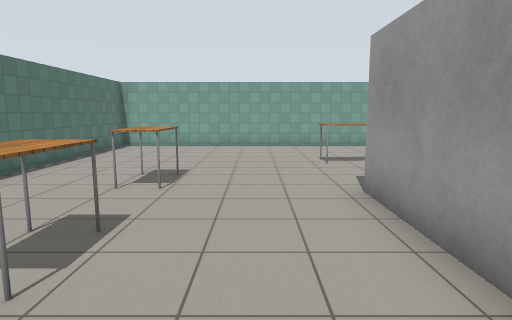
View 1 (above)

16 first-person views from a walk through a Gazebo world. The camera is 1.3 m above the floor, tilts 8° down and sees 75° across. The floor is counted in squares, 1 m on a side. Each view is taken from the middle of a square. On the plan, view 1 faces up. The plan holds only what a view shows up to about 14 squares ahead; the rest is blank. The place goes on beyond the plan. Gazebo's built-in surfaces are drawn with simple patterns.

View 2
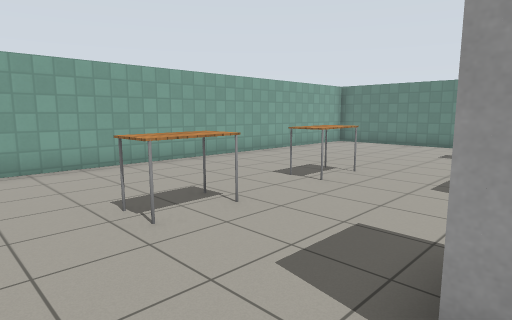

View 3
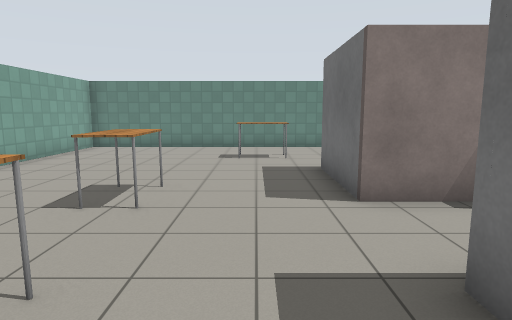

View 4
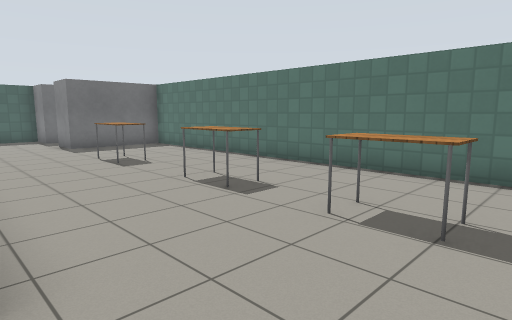

View 5
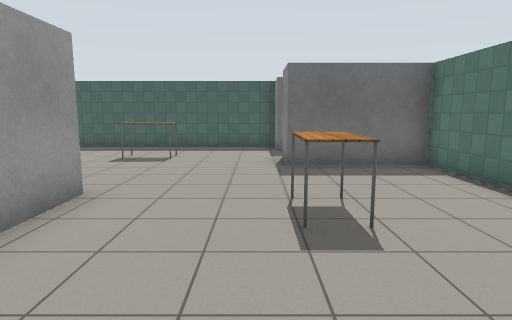

View 6
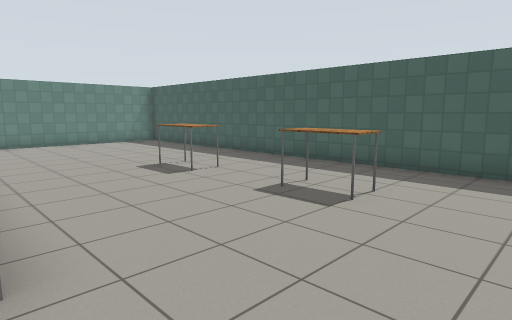

View 7
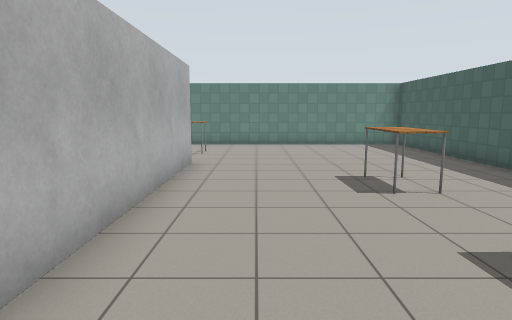

View 8
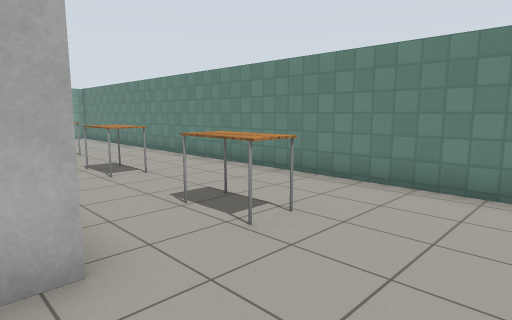

View 9
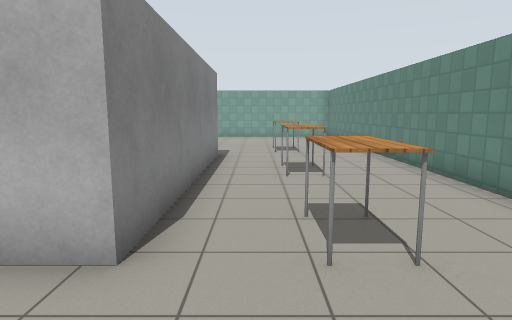

View 10
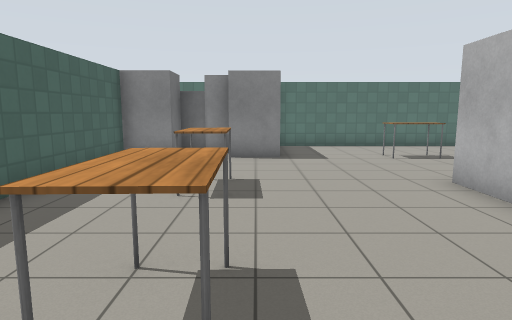

View 11
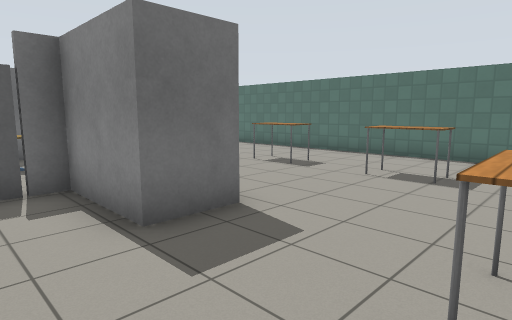

View 12
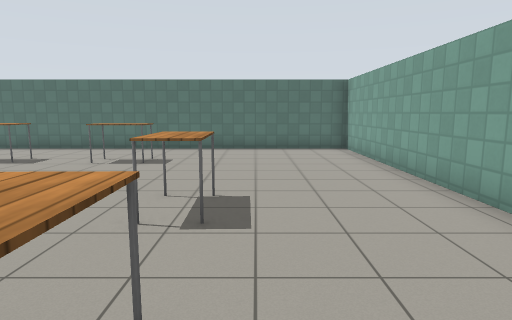

View 13
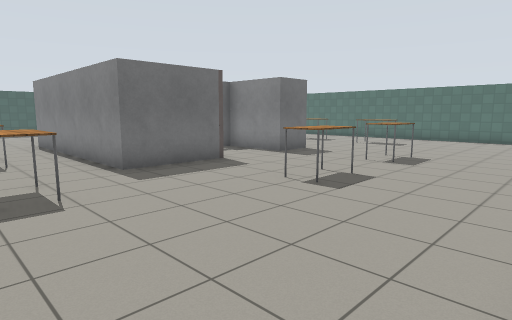

View 14
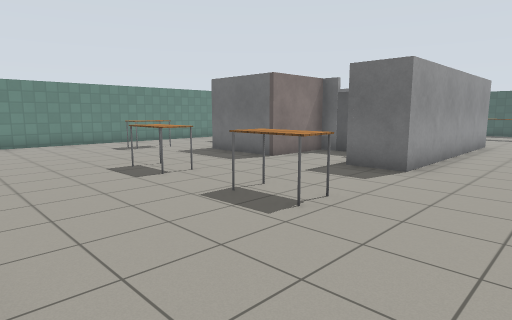

View 15
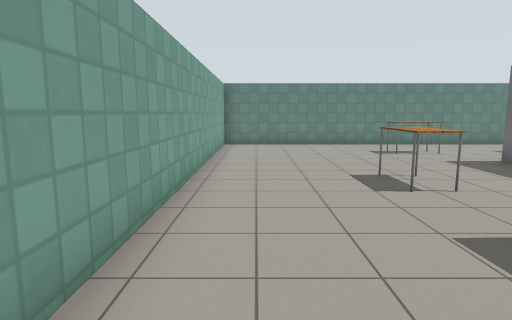

View 16
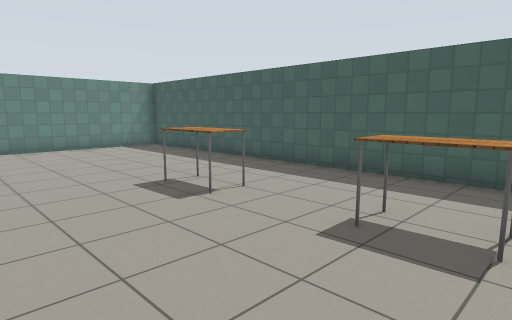

### Floor plan
Points are (right, up) in squares from view 1. A wall is a line through its corners. A room is listed if a view was taken in it or the views show most of it. See-through windows are left out.
Room 1 (views 1, 2, 3, 4, 5, 6, 7, 8, 9, 10, 11, 12, 13, 14, 15, 16)
walls: (5.8, 2.9) (5.8, 5.5) (8.8, 5.5) (8.8, -2.3) (1.8, -2.3) (1.8, 5.5) (3.3, 5.5) (3.3, 2.9) (4, 2.9); (-2.5, -8.5) (-1.8, -8.5) (-1.8, -9.9) (13.9, -9.9) (13.9, 13.3) (-5.3, 13.3) (-5.3, -5.3) (-1.8, -5.3) (-1.8, -6.9)
ways out: opening at (-2.5, -8)
objects: door leaf (-3, -8); table (-2, -2) to (-2, -1); table (-2, 2) to (-2, 3); table (-2, 6) to (-2, 7); table (2, -7) to (3, -7); table (2, 9) to (3, 9); table (5, -7) to (7, -6); door leaf (5, 3); table (6, 9) to (7, 9); table (11, -2) to (11, -1); table (11, 2) to (11, 3); table (11, 6) to (11, 7)

Where each view was taken, in squares from view 1:
view 1: 0 up, 0 right, facing up
view 2: 5 up, 0 right, facing up-right
view 3: 7 up, 1 right, facing right
view 4: 8 up, 2 right, facing down-left
view 5: 3 up, 1 left, facing down
view 6: 2 down, 1 left, facing down-right
view 7: 4 down, 0 right, facing right
view 8: 5 down, 8 right, facing up-right
view 9: 5 down, 10 right, facing up
view 10: 6 down, 8 right, facing left
view 11: 9 up, 5 right, facing down-left
view 12: 10 up, 7 right, facing left
view 13: 13 up, 12 right, facing down-left
view 14: 13 up, 1 left, facing down-right
view 15: 12 up, 0 right, facing right
view 16: 3 down, 1 right, facing down-right
